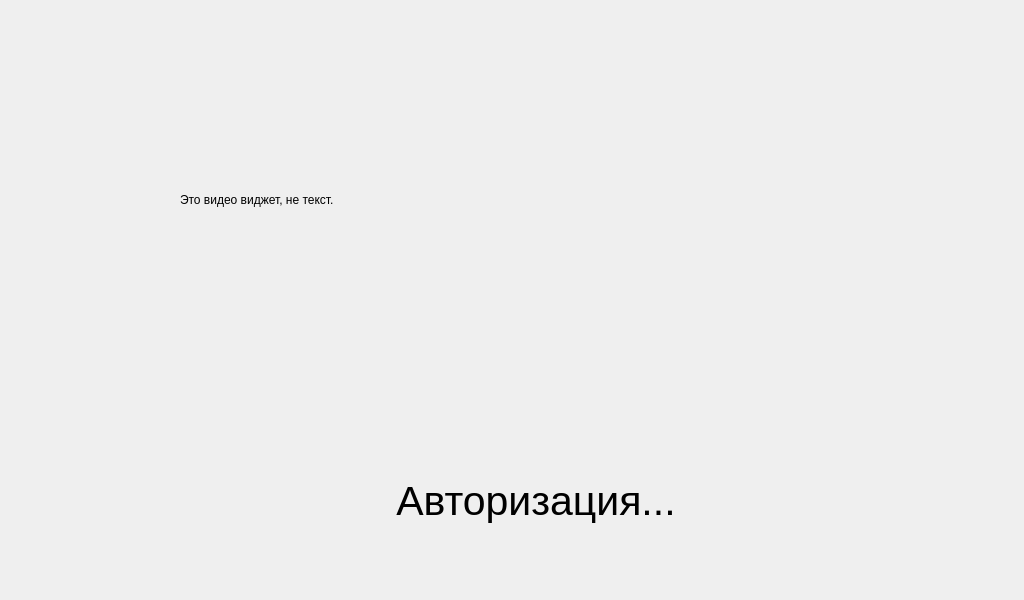
<?xml version="1.0" encoding="UTF-8"?>
<ui version="4.0">
 <class>MainWindow</class>
 <widget class="QMainWindow" name="MainWindow">
  <property name="geometry">
   <rect>
    <x>0</x>
    <y>0</y>
    <width>1024</width>
    <height>600</height>
   </rect>
  </property>
  <property name="minimumSize">
   <size>
    <width>1024</width>
    <height>600</height>
   </size>
  </property>
  <property name="maximumSize">
   <size>
    <width>1024</width>
    <height>600</height>
   </size>
  </property>
  <property name="baseSize">
   <size>
    <width>1024</width>
    <height>600</height>
   </size>
  </property>
  <property name="windowTitle">
   <string>Проверка билета</string>
  </property>
  <property name="windowIcon">
   <iconset>
    <normaloff>:/icons/Media/ticket.png</normaloff>:/icons/Media/ticket.png</iconset>
  </property>
  <widget class="QWidget" name="centralwidget">
   <widget class="QLabel" name="label_t">
    <property name="geometry">
     <rect>
      <x>180</x>
      <y>400</y>
      <width>712</width>
      <height>200</height>
     </rect>
    </property>
    <property name="font">
     <font>
      <pointsize>31</pointsize>
     </font>
    </property>
    <property name="text">
     <string>Авторизация...</string>
    </property>
    <property name="alignment">
     <set>Qt::AlignmentFlag::AlignCenter</set>
    </property>
   </widget>
   <widget class="QLabel" name="video_label">
    <property name="geometry">
     <rect>
      <x>180</x>
      <y>0</y>
      <width>712</width>
      <height>400</height>
     </rect>
    </property>
    <property name="text">
     <string>Это видео виджет, не текст. </string>
    </property>
   </widget>
  </widget>
 </widget>
 <resources/>
 <connections/>
</ui>
